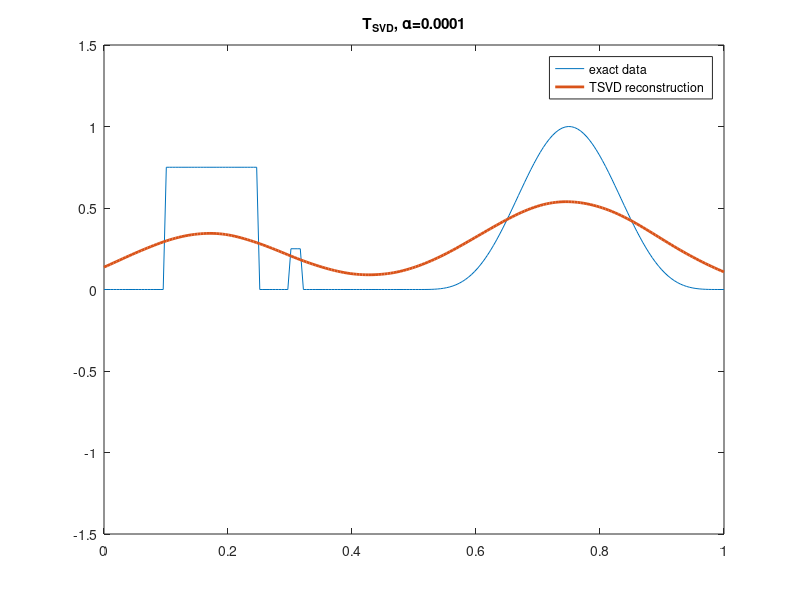

The MATLAB source for this figure:
% Number of discretization points
% N = 200;
close all
N = 200;
C = 0.2;

K = zeros(N,N);
h = 1/N;
x = linspace(0,1,N)';

% discrete convolution matrix
for l = 1:N
    for k = 1:N
      %K(l,k)  = h * power(C,-2) * max(0,C-abs((l-k)*h));
      K(l,k)  = h * power(C,-2) * max(0,C-abs((l-k)*h));
    end
end

% exact parameters
p = 0.75 * (x > .1).*(x < .25) + 0.25 * (x > .3).*(x < .32) + power(sin(2*pi*x),4).*(x > 0.5) + 0.0 * cos(30*pi*x);

% convolved parameters
d = K * p;

% noisy data, noise has sigma (standard deviation) = 0.1
%dn = d + 0.1 * randn(N,1);
%n = sqrt(0.1)*randn(N,1);
n = 0.1*randn(N,1);
dn = d + n;
%plot(x,d,x,dn,'Linewidth', 2);
%legend('data', 'noisy data');
%print('data.pdf')

% TSVD regularization parameter
% alpha = 0.05;
alpha = 0.0001;

% solve TSVD
[U,S,V] = svd(K);
for j=1:N,
  if S(j , j)*S(j , j) < alpha
    S(j , j) = 0;
  end    
end

% s is diag matrix of eigenvalues, so lets filter them
p_tsvd = U*S*V' * dn;
% comment out next 3 if you dont want figure
figure;
plot(x,p,x,p_tsvd,'Linewidth', 2), axis([0,1,-1.5,1.5]);
legend('exact data', 'TSVD reconstruction');
title(['T_{SVD}, \alpha=',num2str(alpha)])
print(['tsvd',num2str(alpha),'.pdf'])